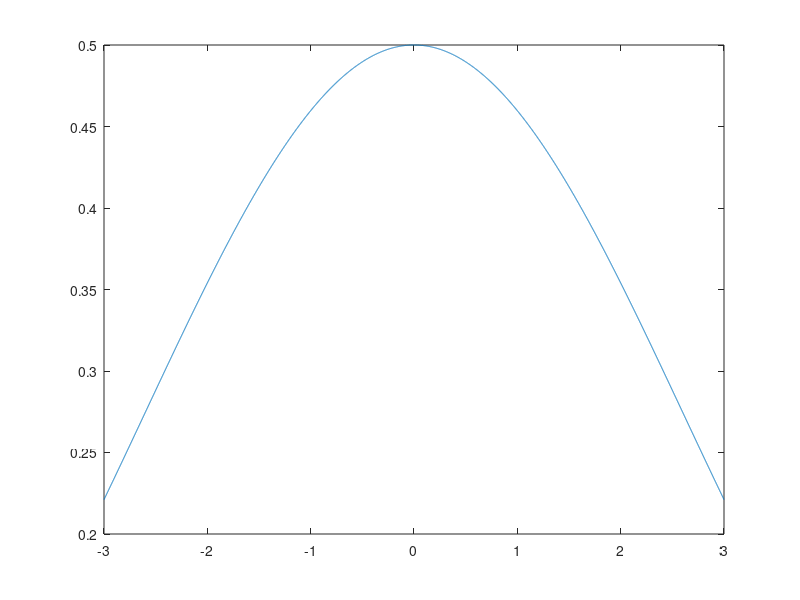

Write MATLAB code to recreate this figure.
%{
    Luis Diaz; 15-10420
    Laboratorio 1, ejercicio 1, Gráfica del coseno.
%}

%Gráfica de la función:
x = -3:0.001:3;
y = (1-cos(x))./(x.^2);

figure;plot(x,y);
